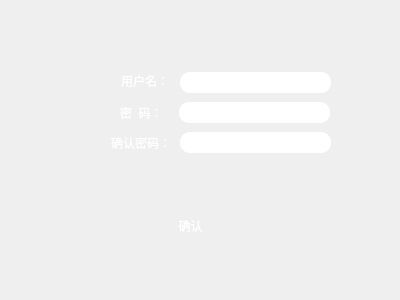
<?xml version="1.0" encoding="UTF-8"?>
<ui version="4.0">
 <class>Rigst</class>
 <widget class="QWidget" name="Rigst">
  <property name="geometry">
   <rect>
    <x>0</x>
    <y>0</y>
    <width>400</width>
    <height>300</height>
   </rect>
  </property>
  <property name="windowTitle">
   <string>Form</string>
  </property>
  <widget class="QPushButton" name="ensure">
   <property name="geometry">
    <rect>
     <x>150</x>
     <y>210</y>
     <width>81</width>
     <height>31</height>
    </rect>
   </property>
   <property name="cursor">
    <cursorShape>PointingHandCursor</cursorShape>
   </property>
   <property name="mouseTracking">
    <bool>false</bool>
   </property>
   <property name="styleSheet">
    <string notr="true">border-radius:10px;
border:0px;
color:white;</string>
   </property>
   <property name="text">
    <string>确认</string>
   </property>
  </widget>
  <widget class="QWidget" name="widget" native="true">
   <property name="geometry">
    <rect>
     <x>0</x>
     <y>0</y>
     <width>421</width>
     <height>351</height>
    </rect>
   </property>
   <widget class="QLineEdit" name="regist_username">
    <property name="geometry">
     <rect>
      <x>180</x>
      <y>72</y>
      <width>151</width>
      <height>21</height>
     </rect>
    </property>
    <property name="styleSheet">
     <string notr="true">border:0px;
border-radius:10px;
color:white;</string>
    </property>
   </widget>
   <widget class="QLabel" name="label">
    <property name="geometry">
     <rect>
      <x>121</x>
      <y>70</y>
      <width>51</width>
      <height>21</height>
     </rect>
    </property>
    <property name="styleSheet">
     <string notr="true">color:white;</string>
    </property>
    <property name="text">
     <string>用户名：</string>
    </property>
   </widget>
   <widget class="QLabel" name="label_2">
    <property name="geometry">
     <rect>
      <x>120</x>
      <y>102</y>
      <width>51</width>
      <height>21</height>
     </rect>
    </property>
    <property name="styleSheet">
     <string notr="true">color:white;</string>
    </property>
    <property name="text">
     <string>密  码：</string>
    </property>
   </widget>
   <widget class="QLineEdit" name="regist_password">
    <property name="geometry">
     <rect>
      <x>179</x>
      <y>102</y>
      <width>151</width>
      <height>21</height>
     </rect>
    </property>
    <property name="styleSheet">
     <string notr="true">border:0px;
border-radius:10px;
color:white;</string>
    </property>
    <property name="echoMode">
     <enum>QLineEdit::Password</enum>
    </property>
   </widget>
   <widget class="QLineEdit" name="regist_epassword">
    <property name="geometry">
     <rect>
      <x>180</x>
      <y>132</y>
      <width>151</width>
      <height>21</height>
     </rect>
    </property>
    <property name="styleSheet">
     <string notr="true">border:0px;
border-radius:10px;
color:white;</string>
    </property>
    <property name="echoMode">
     <enum>QLineEdit::Password</enum>
    </property>
   </widget>
   <widget class="QLabel" name="label_3">
    <property name="geometry">
     <rect>
      <x>111</x>
      <y>132</y>
      <width>61</width>
      <height>21</height>
     </rect>
    </property>
    <property name="styleSheet">
     <string notr="true">color:white;</string>
    </property>
    <property name="text">
     <string>确认密码：</string>
    </property>
   </widget>
  </widget>
  <zorder>widget</zorder>
  <zorder>ensure</zorder>
 </widget>
 <resources/>
 <connections/>
</ui>
